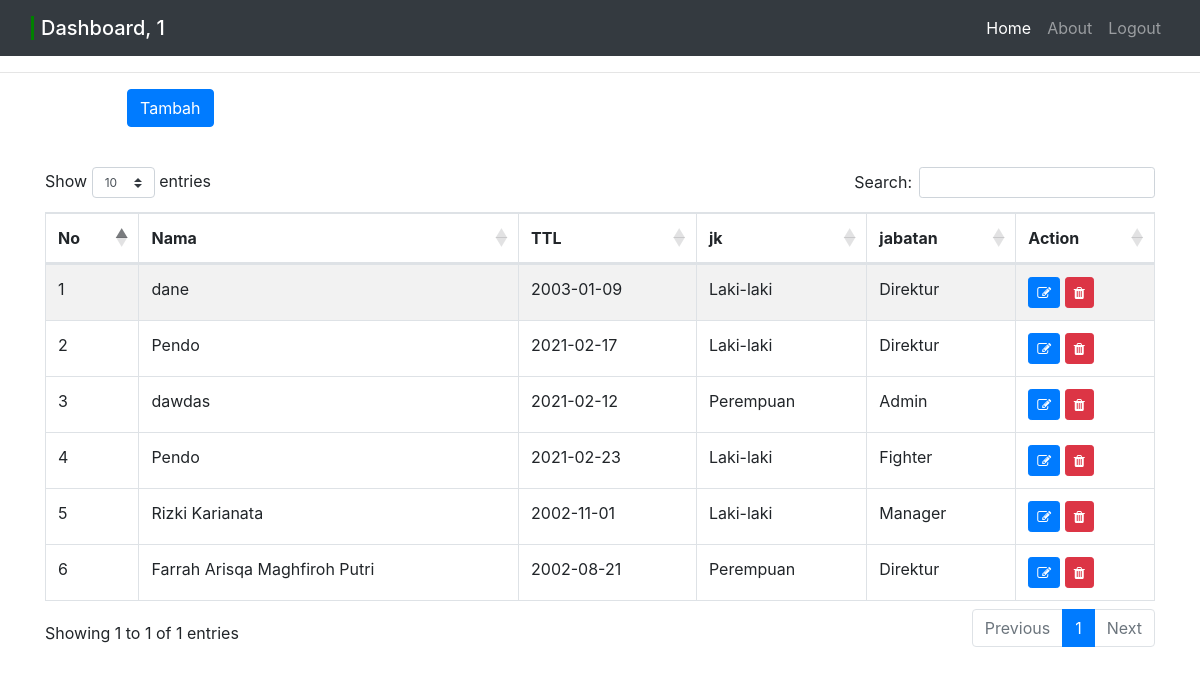
The page /admin/index.php (signed in) on the database its author committed.
### tables this page shows
CREATE TABLE `karyawan` (
  `id_karyawan` int(11) NOT NULL,
  `nama` varchar(55) NOT NULL,
  `tgl` date NOT NULL,
  `id_jk` int(11) NOT NULL,
  `id_jabatan` int(11) NOT NULL
);

CREATE TABLE `jk` (
  `id_jk` int(11) NOT NULL,
  `jk` varchar(10) NOT NULL
);

CREATE TABLE `jabatan` (
  `id_jabatan` int(11) NOT NULL,
  `jabatan` varchar(55) NOT NULL
);

### admin/index.php (the view, shortened to what this page needs)
<!DOCTYPE html>
<html lang="en">
<head>
    <link rel="stylesheet" type="text/css" href="https://stackpath.bootstrapcdn.com/font-awesome/4.7.0/css/font-awesome.min.css">
    <link rel="stylesheet" type="text/css" href="https://cdnjs.cloudflare.com/ajax/libs/twitter-bootstrap/4.1.3/css/bootstrap.css">
    <link rel="stylesheet" type="text/css" href="https://cdn.datatables.net/1.10.20/css/dataTables.bootstrap4.min.css">
</head>
<body>
<nav class="navbar navbar-expand-md navbar-dark bg-dark sticky-top">
    <div class="container-fluid">
        <a href="#" class="navbar-brand mb-0 h1"><span style="height: 7px; border-left: 3px solid green; margin-right: 7px"></span>Dashboard, <?php echo $_SESSION['username'] ?></a>
        <div class="collapse navbar-collapse" id="kharisNavbar">
            <ul class="navbar-nav ml-auto">
                <li class="nav-item active">
                    <a href="../home/index.html" class="nav-link">Home</a>
                </li>
                <li class="nav-item">
                    <a href="#about" class="nav-link">About</a>
                </li>
                <li class="nav-item">
                    <a href="logout.php" class="nav-link">Logout</a>
                </li>
            </ul>
        </div>
    </div>
</nav>
<hr>
<p style="padding-left: 127px;">
<button class="btn btn-primary" id="tambahdata" data-toggle="modal" data-target="#exampleModalLong">Tambah</button>
</p>
<br>
<div class="container">
<table class="table table-striped table-bordered" id="data">
    <thead>
    <tr>
        <th>No</th>
        <th>Nama</th>
        <th>TTL</th>
        <th>jk</th>
        <th>jabatan</th>
        <th>Action</th>
    </tr>
    </thead>
    <?php
    include '../koneksi.php';
    $no = 1;
    $data = mysqli_query($koneksi, "SELECT * from karyawan,jabatan,jk WHERE karyawan.id_jabatan = jabatan.id_jabatan AND karyawan.id_jk = jk.id_jk");
    while($d = mysqli_fetch_array($data)){
        ?>
        <tbody>
        <tr>
            <td><?php echo $no++; ?></td>
            <td><?php echo $d['nama']; ?></td>
            <td><?php echo $d['tgl']; ?></td>
            <td><?php echo $d['jk']; ?></td>
            <td><?php echo $d['jabatan']; ?></td>
            <td><a href="#" data-toggle="modal" data-target="#editmodal<?php echo $d['id_karyawan'] ?>" class="btn btn-primary btn-sm"><i class="fa fa-edit"></i></a>
            <a href="hapus.php?nden=<?php echo $d['id_karyawan'] ?>" onclick="return confirm('Apakah anda yakin ingin menghapus?')" class="btn btn-danger btn-sm"><i class="fa fa-trash"></i></a></td>
        </tr>
        </tbody>
    <?php
    }
    ?>
</table>
</div>
</body>
</html>

### rows shown on the page
karyawan: nama "dane", tgl "2003-01-09", id_jk.jk "Laki-laki", id_jabatan.jabatan "Direktur"
karyawan: nama "Pendo", tgl "2021-02-17", id_jk.jk "Laki-laki", id_jabatan.jabatan "Direktur"
karyawan: nama "dawdas", tgl "2021-02-12", id_jk.jk "Perempuan", id_jabatan.jabatan "Admin"
karyawan: nama "Pendo", tgl "2021-02-23", id_jk.jk "Laki-laki", id_jabatan.jabatan "Fighter"
karyawan: nama "Rizki Karianata", tgl "2002-11-01", id_jk.jk "Laki-laki", id_jabatan.jabatan "Manager"
karyawan: nama "Farrah Arisqa Maghfiroh Putri", tgl "2002-08-21", id_jk.jk "Perempuan", id_jabatan.jabatan "Direktur"

### other values the page prints
$_SESSION['username'] "1"
